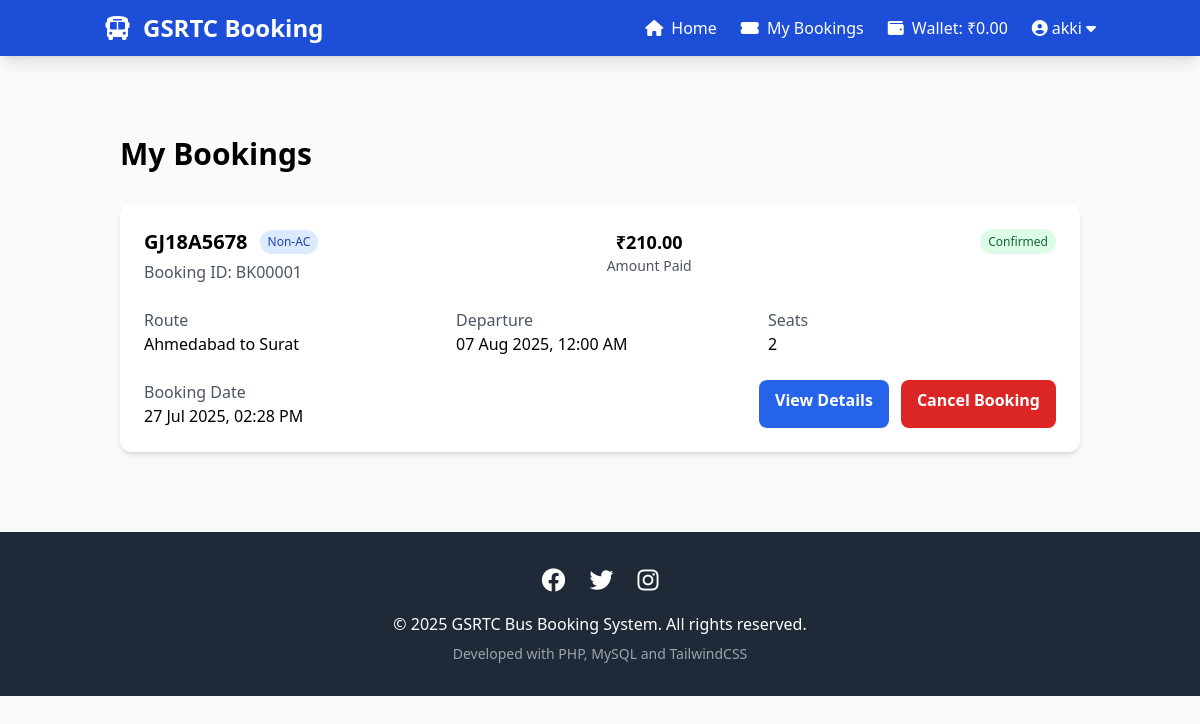
Screenshot of /my_bookings.php (signed in) with the database file from the repository.
### tables this page shows
CREATE TABLE `bookings` (
  `id` int(11) NOT NULL,
  `user_id` int(11) NOT NULL,
  `bus_id` int(11) NOT NULL,
  `seats` text NOT NULL COMMENT 'JSON array of seat numbers',
  `amount_paid` decimal(10,2) NOT NULL,
  `gst_amount` decimal(10,2) NOT NULL,
  `discount` decimal(10,2) DEFAULT 0.00,
  `booking_date` timestamp NOT NULL DEFAULT current_timestamp(),
  `status` enum('confirmed','cancelled','pending') DEFAULT 'confirmed',
  `cancellation_fee` decimal(10,2) DEFAULT 0.00
);

CREATE TABLE `buses` (
  `id` int(11) NOT NULL,
  `bus_no` varchar(20) NOT NULL,
  `bus_type` enum('AC','Non-AC','Sleeper','Express') NOT NULL,
  `source` varchar(100) NOT NULL,
  `destination` varchar(100) NOT NULL,
  `departure_time` datetime NOT NULL,
  `arrival_time` datetime NOT NULL,
  `fare` decimal(10,2) NOT NULL,
  `seats_total` int(11) NOT NULL,
  `available_seats` int(11) NOT NULL,
  `date` date NOT NULL
);

### public/my_bookings.php (the view, shortened to what this page needs)
<?php
require_once '../includes/db.php';
require_once '../includes/header.php';
$stmt = $pdo->prepare("SELECT bk.*, b.bus_no, b.bus_type, b.source, b.destination, b.departure_time
                       FROM bookings bk
                       JOIN buses b ON bk.bus_id = b.id
                       WHERE bk.user_id = ?
                       ORDER BY bk.booking_date DESC");
$stmt->execute([$_SESSION['user_id']]);
$bookings = $stmt->fetchAll();
?>
<section class="py-12">
    <div class="container mx-auto px-4">
        <h2 class="text-3xl font-bold mb-8">My Bookings</h2>
        <?php if (empty($bookings)): ?>
            <div class="bg-white rounded-xl shadow-md p-8 text-center">
                <i class="fas fa-ticket-alt text-5xl text-gray-300 mb-4"></i>
                <h3 class="text-xl font-bold mb-2">No bookings yet</h3>
                <p class="text-gray-600 mb-6">You haven't made any bookings yet. Start your journey now!</p>
                <a href="index.php" class="bg-blue-600 hover:bg-blue-700 text-white py-3 px-6 rounded-lg font-semibold">
                    Book a Bus
                </a>
            </div>
        <?php else: ?>
            <div class="space-y-6">
                <?php foreach ($bookings as $booking):
                    $departure = date('d M Y, h:i A', strtotime($booking['departure_time']));
                    $booking_date = date('d M Y, h:i A', strtotime($booking['booking_date']));
                    $seats = json_decode($booking['seats'], true);
                ?>
                <div class="bg-white rounded-xl shadow-md overflow-hidden">
                    <div class="p-6">
                        <div class="flex flex-col md:flex-row justify-between">
                            <div class="mb-4 md:mb-0">
                                <div class="flex items-center">
                                    <h3 class="text-xl font-bold"><?= htmlspecialchars($booking['bus_no']) ?></h3>
                                    <span class="ml-3 bg-blue-100 text-blue-800 text-xs px-2 py-1 rounded-full">
                                        <?= htmlspecialchars($booking['bus_type']) ?>
                                    </span>
                                </div>
                                <p class="text-gray-600 mt-1">
                                    Booking ID: BK<?= str_pad($booking['id'], 5, '0', STR_PAD_LEFT) ?>
                                </p>
                            </div>
                            <div class="text-center mb-4 md:mb-0">
                                <p class="text-lg font-bold">₹<?= number_format($booking['amount_paid'], 2) ?></p>
                                <p class="text-gray-600 text-sm">Amount Paid</p>
                            </div>
                            <div>
                                <span class="px-2 py-1 rounded-full text-xs
                                    <?= $booking['status'] === 'confirmed' ? 'bg-green-100 text-green-800' : '' ?>
                                    <?= $booking['status'] === 'cancelled' ? 'bg-red-100 text-red-800' : '' ?>
                                    <?= $booking['status'] === 'pending' ? 'bg-yellow-100 text-yellow-800' : '' ?>">
                                    <?= ucfirst($booking['status']) ?>
                                </span>
                            </div>
                        </div>
                        <div class="mt-6 grid grid-cols-1 md:grid-cols-3 gap-6">
                            <div>
                                <p class="text-gray-600">Route</p>
                                <p class="font-medium"><?= htmlspecialchars($booking['source']) ?> to <?= htmlspecialchars($booking['destination']) ?></p>
                            </div>
                            <div>
                                <p class="text-gray-600">Departure</p>
                                <p class="font-medium"><?= $departure ?></p>
                            </div>
                            <div>
                                <p class="text-gray-600">Seats</p>
                                <p class="font-medium"><?= implode(', ', $seats) ?></p>
                            </div>
                        </div>
                        <div class="mt-6 flex justify-between">
                            <div>
                                <p class="text-gray-600">Booking Date</p>
                                <p class="font-medium"><?= $booking_date ?></p>
                            </div>
                            <div class="flex space-x-3">
                                <a href="confirm.php?id=<?= $booking['id'] ?>"
                                   class="bg-blue-600 hover:bg-blue-700 text-white py-2 px-4 rounded-lg font-semibold">
                                    View Details
                                </a>
                                <?php if ($booking['status'] === 'confirmed' && strtotime($booking['departure_time']) > time()): ?>
                                <a href="cancel_booking.php?id=<?= $booking['id'] ?>"
                                   class="bg-red-600 hover:bg-red-700 text-white py-2 px-4 rounded-lg font-semibold"
                                   onclick="return confirm('Are you sure? 12% cancellation fee will be deducted!')">
                                    Cancel Booking
                                </a>
                                <?php endif; ?>
                            </div>
                        </div>
                    </div>
                </div>
                <?php endforeach; ?>
            </div>
        <?php endif; ?>
    </div>
</section>
<?php require_once '../includes/footer.php'; ?>

### rows the page displays
bookings: bus.bus_no "GJ18A5678", bus.bus_type "Non-AC", id "00001", amount_paid "210.00", status "Confirmed", bus.source "Ahmedabad", bus.destination "Surat", bus.departure_time "07 Aug 2025, 12:00 AM", seats "2", booking_date "27 Jul 2025, 02:28 PM"

### other values shown
$wallet_balance "0.00"
$_SESSION['user_name'] "akki"
